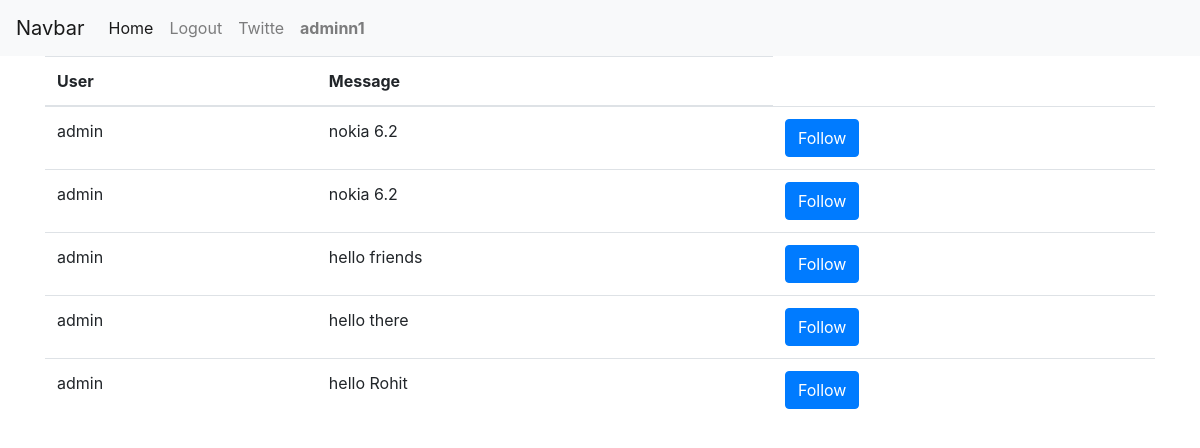
Screenshot of / (signed in) with the database file from the repository.
### chat/models.py (models this page shows, shortened)
class Twitte(models.Model):
    user = models.ForeignKey(User, on_delete=models.SET_NULL, null=True, blank=True)
    text = models.CharField(max_length=140, null=True, blank=True)
    created_ts = models.DateTimeField(auto_now_add=True)

### chat/views.py (the view)
# urls.py: path('', HomePage.as_view(), name="home"),
class HomePage(LoginRequiredMixin, ListView):
    model = Twitte
    template_name = 'home.html'
    login_url = reverse_lazy('login')

### chat/templates/home.html
{% extends 'base.html' %}
{% load crispy_forms_tags  %}
{% block container %}
  <div class="container">
      <div class="row">
          <div class="col">
              <table class="table">
                <thead>
                    <tr>
                        <th>User</th>
                        <th>Message</th>
                    </tr>
                </thead>
                <tbody>
                    {% for obj in object_list %}
                        <tr>
                            <td>{{obj.user.username}}</td>
                            <td>{{obj.text}}</td>
                            <td>
                                {% if user != obj.user %}
                                    <a class="btn btn-primary" href="{% url 'chat:follow' %}?twitte_id={{obj.id}}">Follow</a>
                                {% endif %}
                            </td>
                        </tr>
                    {% endfor %}
                </tbody>
                </table>
          </div>
      </div>
</div>
{% endblock %}

### chat/templates/base.html (shortened to what this page needs)
<!doctype html>
<html lang="en">
  <head>
    <link rel="stylesheet" href="https://cdn.jsdelivr.net/npm/bootstrap@4.6.0/dist/css/bootstrap.min.css">
  </head>
  <body>
    <nav class="navbar navbar-expand-lg navbar-light bg-light">
  <a class="navbar-brand" href="#">Navbar</a>
  <div class="collapse navbar-collapse" id="navbarSupportedContent">
    <ul class="navbar-nav mr-auto">
      <li class="nav-item active">
        <a class="nav-link" href="{% url 'chat:home' %}">Home <span class="sr-only">(current)</span></a>
      </li>
      {% if user.is_authenticated %}
        <li class="nav-item">
          <a class="nav-link" href="{% url 'logout' %}">Logout</a>
        </li>
        <li class="nav-item">
          <a class="nav-link" href="{% url 'chat:twitte' %}">Twitte</a>
        </li>
        <li class="nav-item">
          <strong><a class="nav-link" >{{user.username}}</a></strong>
        </li>
      {% endif %}
    </ul>
  </div>
</nav>
    {% block container %}
    {% endblock %}
  </body>
</html>

### rows the page displays
Twitte: user.username "admin", text "nokia 6.2"
Twitte: user.username "admin", text "nokia 6.2"
Twitte: user.username "admin", text "hello friends"
Twitte: user.username "admin", text "hello there"
Twitte: user.username "admin", text "hello Rohit"

### other values shown
{{ user.username }} "adminn1"
